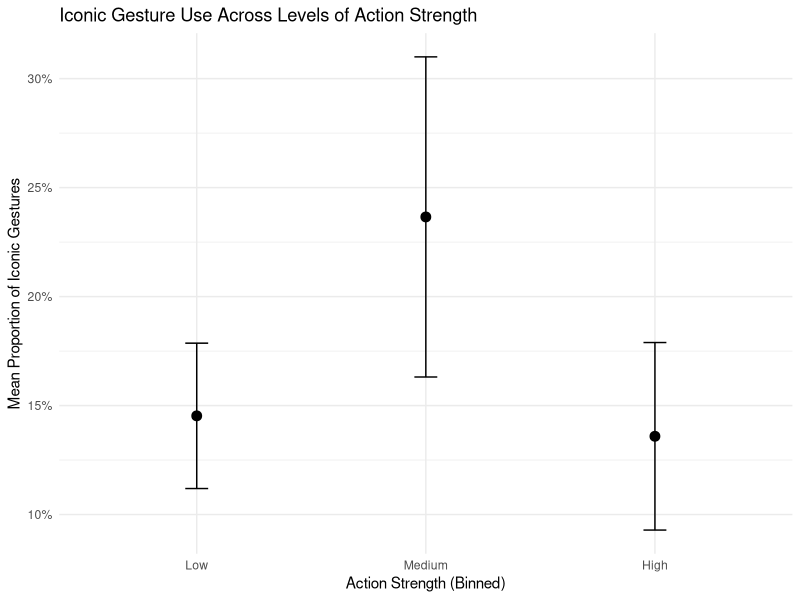

Recreate this plot in R.
## ---- chunk 1
library(dplyr)
library(ggplot2)
library(readr)

## ---- chunk 2
#Load the data
by_word<- read_csv("by_word_proportions_with_modality.csv")

by_word |>
  mutate( 
    action_bin = cut(
    max_action,
    breaks = quantile(max_action, probs = c(0, .33, .66, 1), na.rm = TRUE),
    labels = c("Low", "Medium", "High"),
    include.lowest = TRUE
        )
      ) |>
  group_by(action_bin) |>
  summarize(
    mean_iconic = mean(iconic_gesture_proportion, na.rm = TRUE),
    se_iconic = sd(iconic_gesture_proportion, na.rm = TRUE) / sqrt(n())
    ) |>
      ggplot(aes(x = action_bin, y = mean_iconic)) +
      geom_point(size = 3) +
      geom_errorbar(
      aes(ymin = mean_iconic - se_iconic,
      ymax = mean_iconic + se_iconic),
      width = 0.1
      ) +
      scale_y_continuous(labels = function(x) paste0(x * 100, "%")) +
      labs(
        x = "Action Strength (Binned)",
        y = "Mean Proportion of Iconic Gestures",
        title = "Iconic Gesture Use Across Levels of Action Strength"
        ) +
        theme_minimal()
